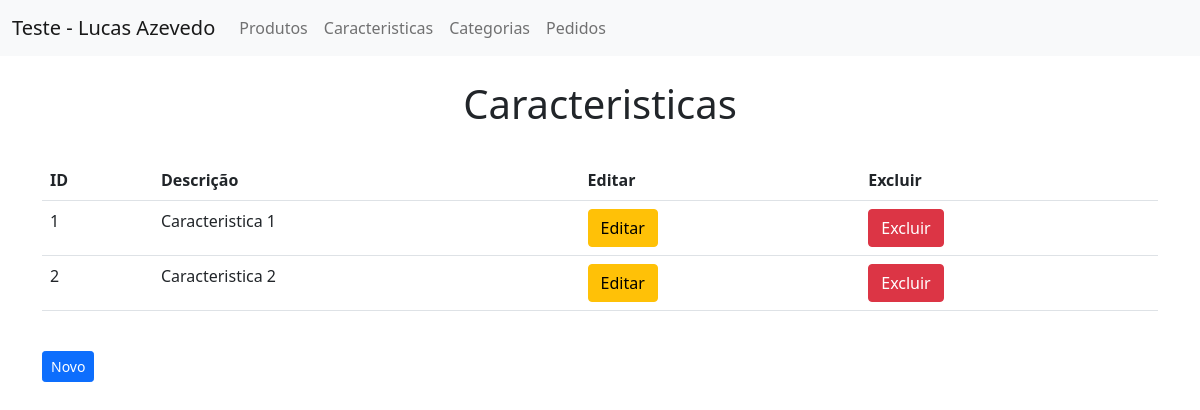
/index.php/caracteristica, run on the app's committed database.
### tables this page shows
CREATE TABLE `caracteristicas` (
  `idcaracteristica` int(11) NOT NULL AUTO_INCREMENT,
  `descricao` varchar(45) DEFAULT NULL,
  PRIMARY KEY (`idcaracteristica`)
);

### controller/Caracteristica.php (called while the page is built, shortened)
<?php
class Caracteristica{
    protected $model = '';
    public function __construct($model)
    {
        $this->model = $model;
    }
    public function index()
    {
        $caracteristica = $this->model->getAll();
        require 'view/caracteristica/list.php';
    }
}

### model/CaracteristicaModel.php (called while the page is built, shortened)
<?php
class CaracteristicaModel{
    protected $db;
    public function __construct($database)
    {
        $this->db = $database;
    }
    public function getAll()
    {
        $link = $this->db->openDbConnection();
        $result = $link->query('SELECT * FROM caracteristicas ORDER BY idcaracteristica');
        $return = array();
        while ($row = $result->fetch(PDO::FETCH_ASSOC)) {
            $return[] = $row;
        }
        $this->db->closeDbConnection($link);
		return $return;
    }
}

### view/caracteristica/list.php (the view, shortened to what this page needs)
	<br>
    <center><h1>Caracteristicas</h1></center>
	<br>
	<div class="table-responsive">
    <table class="table">
        <tr>
            <th>ID</th>
            <th>Descrição</th>
            <th>Editar</th>
            <th>Excluir</th>
        </tr>
        <?php foreach ($caracteristica as $row): ?>
        <tr>
            <td><?= $row['idcaracteristica'] ?></td>
            <td><?= $row['descricao'] ?></td>
            <td><a href="<?= __PATHURL?>/index.php/caracteristica/edit?id=<?= $row['idcaracteristica'] ?>" class="btn btn-warning btn-xs"><span class="glyphicon glyphicon-edit"></span> Editar</a></td>
            <td><a href="<?= __PATHURL?>/index.php/caracteristica/delete?id=<?= $row['idcaracteristica']?>" onclick="return confirm('Tem certeza que deseja Excluir essa caracteristica?')" class="btn btn-danger btn-xs"> <span class="glyphicon glyphicon-trash"></span> Excluir</a></td>
        </tr>
        <?php endforeach ?>
    </table>
	</div>
    <br>
    <a href="<?= __PATHURL?>/index.php/caracteristica/create" class="btn btn-primary btn-sm"><span class="glyphicon glyphicon-plus"></span> Novo</a>
<?php include 'view/template.php' ?>

### data on the page
caracteristicas: idcaracteristica "1", descricao "Caracteristica 1"
caracteristicas: idcaracteristica "2", descricao "Caracteristica 2"
